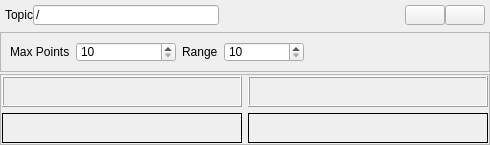
<?xml version="1.0" encoding="UTF-8"?>
<ui version="4.0">
 <class>DataPlotWidget</class>
 <widget class="QWidget" name="DataPlotWidget">
  <property name="geometry">
   <rect>
    <x>0</x>
    <y>0</y>
    <width>490</width>
    <height>145</height>
   </rect>
  </property>
  <property name="acceptDrops">
   <bool>true</bool>
  </property>
  <property name="windowTitle">
   <string>Plot</string>
  </property>
  <layout class="QVBoxLayout" name="verticalLayout">
   <property name="spacing">
    <number>2</number>
   </property>
   <property name="leftMargin">
    <number>0</number>
   </property>
   <property name="topMargin">
    <number>0</number>
   </property>
   <property name="rightMargin">
    <number>0</number>
   </property>
   <property name="bottomMargin">
    <number>0</number>
   </property>
   <item>
    <widget class="QFrame" name="frame">
     <property name="maximumSize">
      <size>
       <width>16777215</width>
       <height>30</height>
      </size>
     </property>
     <layout class="QHBoxLayout" name="dataPlotControls">
      <property name="spacing">
       <number>0</number>
      </property>
      <property name="leftMargin">
       <number>5</number>
      </property>
      <property name="topMargin">
       <number>5</number>
      </property>
      <property name="rightMargin">
       <number>5</number>
      </property>
      <property name="bottomMargin">
       <number>5</number>
      </property>
      <item>
       <widget class="QLabel" name="label">
        <property name="text">
         <string>Topic</string>
        </property>
       </widget>
      </item>
      <item>
       <widget class="QLineEdit" name="topic_edit">
        <property name="text">
         <string>/</string>
        </property>
       </widget>
      </item>
      <item>
       <spacer name="spacer">
        <property name="orientation">
         <enum>Qt::Horizontal</enum>
        </property>
        <property name="sizeHint" stdset="0">
         <size>
          <width>40</width>
          <height>20</height>
         </size>
        </property>
       </spacer>
      </item>
      <item>
       <widget class="QPushButton" name="pause_button">
        <property name="sizePolicy">
         <sizepolicy hsizetype="Preferred" vsizetype="Preferred">
          <horstretch>0</horstretch>
          <verstretch>0</verstretch>
         </sizepolicy>
        </property>
        <property name="toolTip">
         <string>pause plot</string>
        </property>
        <property name="iconSize">
         <size>
          <width>16</width>
          <height>16</height>
         </size>
        </property>
        <property name="checkable">
         <bool>true</bool>
        </property>
       </widget>
      </item>
      <item>
       <widget class="QPushButton" name="clear_button">
        <property name="sizePolicy">
         <sizepolicy hsizetype="Preferred" vsizetype="Preferred">
          <horstretch>0</horstretch>
          <verstretch>0</verstretch>
         </sizepolicy>
        </property>
        <property name="toolTip">
         <string>clear plot</string>
        </property>
        <property name="iconSize">
         <size>
          <width>16</width>
          <height>16</height>
         </size>
        </property>
       </widget>
      </item>
     </layout>
    </widget>
   </item>
   <item>
    <widget class="QFrame" name="frame_4">
     <property name="maximumSize">
      <size>
       <width>16777215</width>
       <height>40</height>
      </size>
     </property>
     <property name="frameShape">
      <enum>QFrame::StyledPanel</enum>
     </property>
     <property name="frameShadow">
      <enum>QFrame::Raised</enum>
     </property>
     <layout class="QHBoxLayout" name="horizontalLayout_3">
      <item>
       <widget class="QLabel" name="label_2">
        <property name="text">
         <string>Max Points</string>
        </property>
       </widget>
      </item>
      <item>
       <widget class="QSpinBox" name="spinBoxMaxPoints">
        <property name="minimumSize">
         <size>
          <width>100</width>
          <height>0</height>
         </size>
        </property>
        <property name="minimum">
         <number>10</number>
        </property>
        <property name="maximum">
         <number>99999</number>
        </property>
       </widget>
      </item>
      <item>
       <widget class="QLabel" name="label_3">
        <property name="text">
         <string>Range</string>
        </property>
       </widget>
      </item>
      <item>
       <widget class="QSpinBox" name="spinBoxRange">
        <property name="minimumSize">
         <size>
          <width>80</width>
          <height>0</height>
         </size>
        </property>
        <property name="minimum">
         <number>10</number>
        </property>
        <property name="maximum">
         <number>9999</number>
        </property>
       </widget>
      </item>
      <item>
       <spacer name="horizontalSpacer">
        <property name="orientation">
         <enum>Qt::Horizontal</enum>
        </property>
        <property name="sizeHint" stdset="0">
         <size>
          <width>40</width>
          <height>20</height>
         </size>
        </property>
       </spacer>
      </item>
     </layout>
    </widget>
   </item>
   <item>
    <widget class="QFrame" name="frame">
     <property name="frameShape">
      <enum>QFrame::StyledPanel</enum>
     </property>
     <property name="frameShadow">
      <enum>QFrame::Raised</enum>
     </property>
     <layout class="QGridLayout" name="gridLayout">
      <property name="leftMargin">
       <number>1</number>
      </property>
      <property name="topMargin">
       <number>1</number>
      </property>
      <property name="rightMargin">
       <number>1</number>
      </property>
      <property name="bottomMargin">
       <number>1</number>
      </property>
      <item row="0" column="0">
       <widget class="QFrame" name="frame_2">
        <property name="frameShape">
         <enum>QFrame::Box</enum>
        </property>
        <property name="frameShadow">
         <enum>QFrame::Raised</enum>
        </property>
        <layout class="QVBoxLayout" name="verticalLayout_2">
         <property name="spacing">
          <number>1</number>
         </property>
         <property name="leftMargin">
          <number>1</number>
         </property>
         <property name="topMargin">
          <number>1</number>
         </property>
         <property name="rightMargin">
          <number>1</number>
         </property>
         <property name="bottomMargin">
          <number>1</number>
         </property>
         <item>
          <layout class="QHBoxLayout" name="data_plot_layout_1">
           <property name="spacing">
            <number>0</number>
           </property>
          </layout>
         </item>
        </layout>
       </widget>
      </item>
      <item row="0" column="1">
       <widget class="QFrame" name="frame_3">
        <property name="frameShape">
         <enum>QFrame::Box</enum>
        </property>
        <property name="frameShadow">
         <enum>QFrame::Raised</enum>
        </property>
        <layout class="QHBoxLayout" name="horizontalLayout_2">
         <property name="spacing">
          <number>1</number>
         </property>
         <property name="leftMargin">
          <number>1</number>
         </property>
         <property name="topMargin">
          <number>1</number>
         </property>
         <property name="rightMargin">
          <number>1</number>
         </property>
         <property name="bottomMargin">
          <number>1</number>
         </property>
         <item>
          <layout class="QHBoxLayout" name="data_plot_layout_2">
           <property name="spacing">
            <number>0</number>
           </property>
          </layout>
         </item>
        </layout>
       </widget>
      </item>
      <item row="1" column="0">
       <widget class="QFrame" name="frame_5">
        <property name="frameShape">
         <enum>QFrame::Box</enum>
        </property>
        <property name="frameShadow">
         <enum>QFrame::Plain</enum>
        </property>
        <layout class="QHBoxLayout" name="horizontalLayout">
         <property name="spacing">
          <number>1</number>
         </property>
         <property name="leftMargin">
          <number>1</number>
         </property>
         <property name="topMargin">
          <number>1</number>
         </property>
         <property name="rightMargin">
          <number>1</number>
         </property>
         <property name="bottomMargin">
          <number>1</number>
         </property>
         <item>
          <layout class="QHBoxLayout" name="data_plot_layout_3">
           <property name="spacing">
            <number>0</number>
           </property>
          </layout>
         </item>
        </layout>
       </widget>
      </item>
      <item row="1" column="1">
       <widget class="QFrame" name="frame_6">
        <property name="frameShape">
         <enum>QFrame::Box</enum>
        </property>
        <property name="frameShadow">
         <enum>QFrame::Plain</enum>
        </property>
        <layout class="QHBoxLayout" name="horizontalLayout_6">
         <property name="spacing">
          <number>1</number>
         </property>
         <property name="leftMargin">
          <number>1</number>
         </property>
         <property name="topMargin">
          <number>1</number>
         </property>
         <property name="rightMargin">
          <number>1</number>
         </property>
         <property name="bottomMargin">
          <number>1</number>
         </property>
         <item>
          <layout class="QHBoxLayout" name="data_plot_layout_4">
           <property name="spacing">
            <number>0</number>
           </property>
           <property name="leftMargin">
            <number>0</number>
           </property>
           <property name="topMargin">
            <number>0</number>
           </property>
           <property name="rightMargin">
            <number>0</number>
           </property>
           <property name="bottomMargin">
            <number>0</number>
           </property>
          </layout>
         </item>
        </layout>
       </widget>
      </item>
     </layout>
    </widget>
   </item>
  </layout>
 </widget>
 <resources/>
 <connections/>
</ui>
